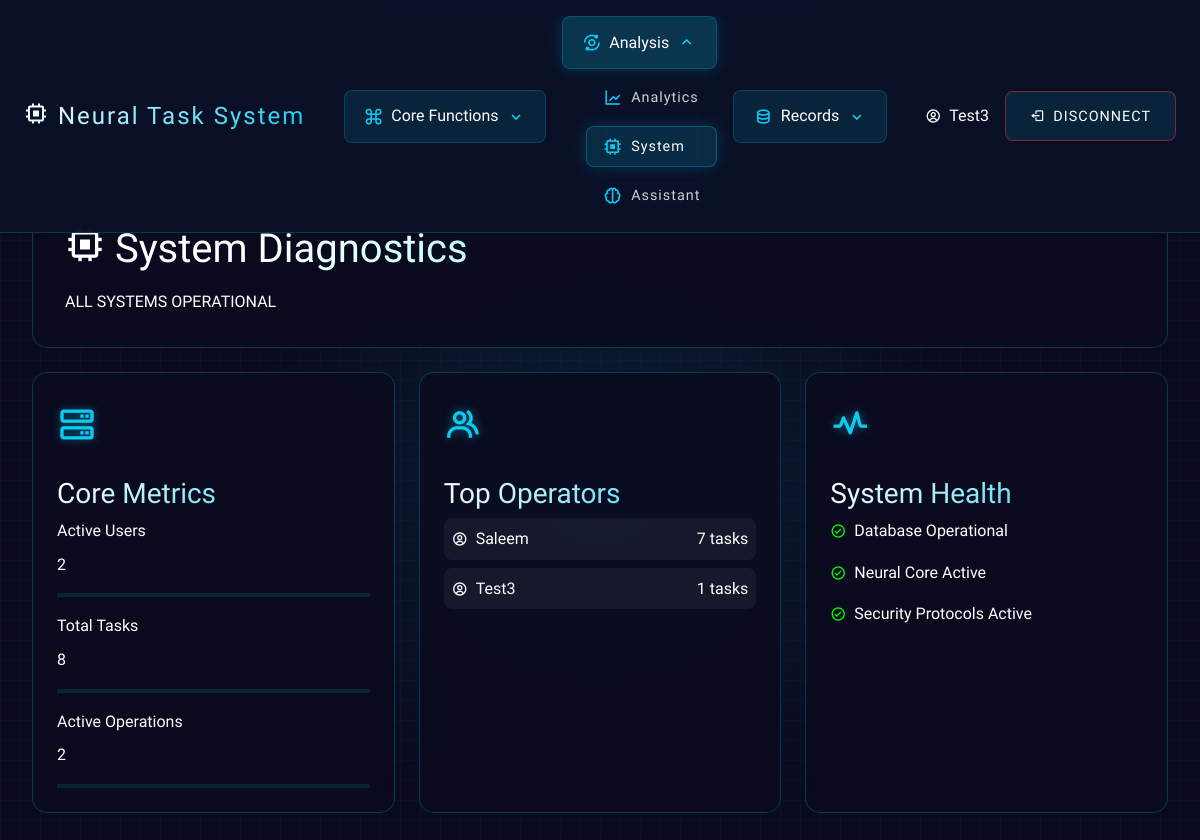
The app's page /system-status (signed in) with its own data.
### models.py (models this page shows, shortened)
class User(db.Model, UserMixin):
    id = db.Column(db.Integer, primary_key=True)
    username = db.Column(db.String(150), unique=True, nullable=False)
    password_hash = db.Column(db.String(256), nullable=False)

### routes.py (the view)
@app_routes.route("/system-status")
@login_required
def system_status():
    user_count = User.query.count()
    total_tasks_system = Task.query.count()
    active_tasks = Task.query.filter_by(completed=False).count()
    top_users = (
        db.session.query(User, db.func.count(Task.id).label("task_count"))
        .join(Task)
        .group_by(User)
        .order_by(db.text("task_count DESC"))
        .limit(5)
        .all()
    )
    return render_template(
        "system_status.html",
        user_count=user_count,
        total_tasks_system=total_tasks_system,
        active_tasks=active_tasks,
        top_users=top_users,
    )

### app.py (called while the page is built)
@login_manager.user_loader
def load_user(user_id):
    return User.query.get(int(user_id))

### templates/system_status.html (shortened to what this page needs)
{% extends "base.html" %}
{% block content %}
<div class="cyber-interface">
    <div class="neo-container">
        <div class="ai-header mb-4">
            <h1 class="cyber-title">
                <i class='bx bx-chip'></i> System Diagnostics
            </h1>
            <div class="system-info">
                <span class="status-indicator">ALL SYSTEMS OPERATIONAL</span>
            </div>
        </div>
        <div class="neural-grid">
            <div class="matrix-card">
                <div class="neural-icon">
                    <i class='bx bx-server'></i>
                </div>
                <h3 class="text-cyber">Core Metrics</h3>
                <div class="system-metrics-list">
                    <div class="metric-item">
                        <span class="label">Active Users</span>
                        <span class="value">{{ user_count }}</span>
                        <div class="progress-cyber">
                            <div class="progress-bar"></div>
                        </div>
                    </div>
                    <div class="metric-item">
                        <span class="label">Total Tasks</span>
                        <span class="value">{{ total_tasks_system }}</span>
                        <div class="progress-cyber">
                            <div class="progress-bar"></div>
                        </div>
                    </div>
                    <div class="metric-item">
                        <span class="label">Active Operations</span>
                        <span class="value">{{ active_tasks }}</span>
                        <div class="progress-cyber">
                            <div class="progress-bar"></div>
                        </div>
                    </div>
                </div>
            </div>
            <div class="matrix-card">
                <div class="neural-icon">
                    <i class='bx bx-group'></i>
                </div>
                <h3 class="text-cyber">Top Operators</h3>
                <div class="top-users-list">
                    {% for user, task_count in top_users %}
                    <div class="user-item">
                        <div class="user-info">
                            <i class='bx bx-user-circle'></i>
                            <span class="username">{{ user.username }}</span>
                        </div>
                        <span class="task-count">{{ task_count }} tasks</span>
                    </div>
                    {% endfor %}
                </div>
            </div>
            <div class="matrix-card">
                <div class="neural-icon">
                    <i class='bx bx-pulse'></i>
                </div>
                <h3 class="text-cyber">System Health</h3>
                <div class="health-indicators">
                    <div class="health-item">
                        <i class='bx bx-check-circle'></i>
                        <span>Database Operational</span>
                    </div>
                    <div class="health-item">
                        <i class='bx bx-check-circle'></i>
                        <span>Neural Core Active</span>
                    </div>
                    <div class="health-item">
                        <i class='bx bx-check-circle'></i>
                        <span>Security Protocols Active</span>
                    </div>
                </div>
            </div>
        </div>
    </div>
</div>
{% endblock %}

### templates/base.html (shortened to what this page needs)
<!DOCTYPE html>
<html lang="en">
<head>
    {% block head %}
    <link href="https://cdn.jsdelivr.net/npm/bootstrap@5.3.2/dist/css/bootstrap.min.css" rel="stylesheet">
    <link href="https://cdn.jsdelivr.net/npm/boxicons@2.1.4/css/boxicons.min.css" rel="stylesheet">
    <link rel="stylesheet" type="text/css" href="{{ url_for('static', filename='css/styles.css') }}">
    {% endblock %}
</head>
<body>
    <div class="cyber-interface">
        <nav class="cyber-nav">
            <div class="container-fluid px-4">
                <div class="nav-wrapper">
                    <div class="nav-brand">
                        <a class="navbar-brand text-cyber" href="{{ url_for('app_routes.index') }}">
                            <i class='bx bx-chip me-2'></i>Neural Task System
                        </a>
                    </div>
                    {% if current_user.is_authenticated %}
                    <div class="nav-menu-wrapper">
                        <div class="nav-menu">
                            <div class="menu-section">
                                <div class="section-header" data-section="core">
                                    <i class='bx bx-command'></i>
                                    <span>Core Functions</span>
                                    <i class='bx bx-chevron-down'></i>
                                </div>
                            </div>
                            <div class="menu-section">
                                <div class="section-header" data-section="analysis">
                                    <i class='bx bx-analyse'></i>
                                    <span>Analysis</span>
                                    <i class='bx bx-chevron-down'></i>
                                </div>
                                <div class="section-content" id="analysis-content">
                                    <a href="{{ url_for('app_routes.analytics') }}" class="nav-link">
                                        <i class='bx bx-line-chart'></i>
                                        <span>Analytics</span>
                                    </a>
                                    <a href="{{ url_for('app_routes.system_status') }}" class="nav-link">
                                        <i class='bx bx-chip'></i>
                                        <span>System</span>
                                    </a>
                                    <a href="{{ url_for('app_routes.neural_assistant') }}" class="nav-link">
                                        <i class='bx bx-brain'></i>
                                        <span>Assistant</span>
                                    </a>
                                </div>
                            </div>
                            <div class="menu-section">
                                <div class="section-header" data-section="records">
                                    <i class='bx bx-data'></i>
                                    <span>Records</span>
                                    <i class='bx bx-chevron-down'></i>
                                </div>
                            </div>
                        </div>
                    </div>
                    {% endif %}
                    <div class="nav-actions">
                        {% if current_user.is_authenticated %}
                        <div class="user-info">
                            <i class='bx bx-user-circle'></i>
                            <span>{{ current_user.username }}</span>
                        </div>
                        <a href="{{ url_for('app_routes.logout') }}" class="cyber-action delete">
                            <i class='bx bx-log-out'></i>
                            <span>Disconnect</span>
                        </a>
                        {% else %}
                        <a href="{{ url_for('app_routes.login') }}" class="cyber-action">
                            <i class='bx bx-log-in'></i>
                            <span>Access System</span>
                        </a>
                        {% endif %}
                    </div>
                </div>
            </div>
        </nav>
        {% block content %}{% endblock %}
    </div>
</body>
</html>

### records on screen
User: username "Test3", id "1"
User: username "Saleem", task_count "7"

### other values on screen
{{ user_count }} "2"
{{ total_tasks_system }} "8"
{{ active_tasks }} "2"
